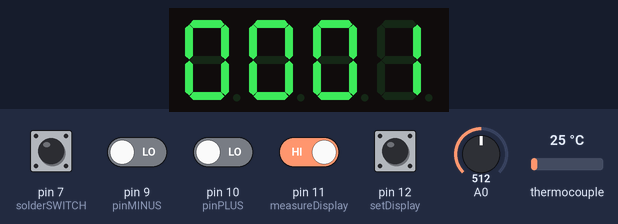
Simulated run of this sketch. Board: Arduino Uno, built with avr-gcc and run on an emulated ATmega328P. On the bench: 4-digit seven-segment display. The test bench sets the inputs (shaded band); at power-on: pin 11 (measureDisplay), pin 12 (setDisplay) HIGH, pin 7 (solderSWITCH), pin 9 (pinMINUS), pin 10 (pinPLUS) LOW, thermocouple 25 °C, A0 = 512.

Above: at 2.7 s.
2.8 s: pin 11 (measureDisplay) driven LOW
At 4.4 s:
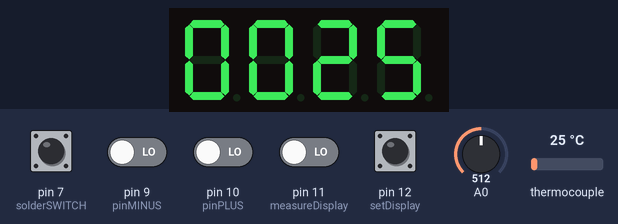
5.0 s: thermocouple set to 6 °C
At 6.6 s:
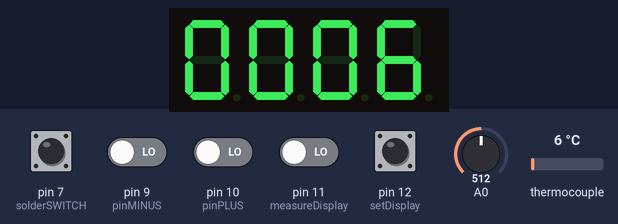
7.1 s: pin 12 (setDisplay) pulled LOW for 1.25 s
At 8.5 s:
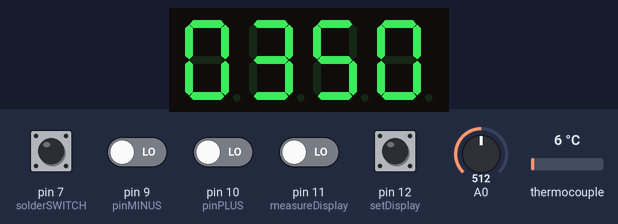
10.2 s: thermocouple set to 75 °C
At 11.4 s:
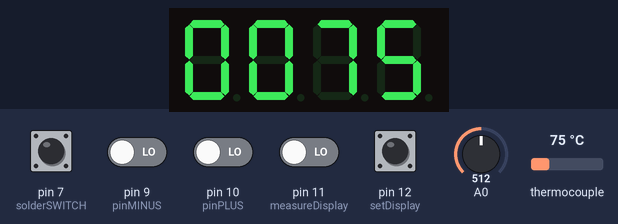
12.2 s: pin 11 (measureDisplay) driven HIGH
At 13.6 s:
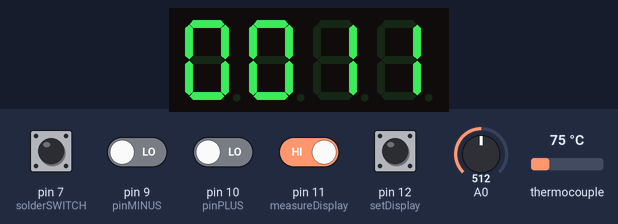
15.3 s: pin 7 (solderSWITCH) pulled HIGH for 1.25 s
At 17.7 s:
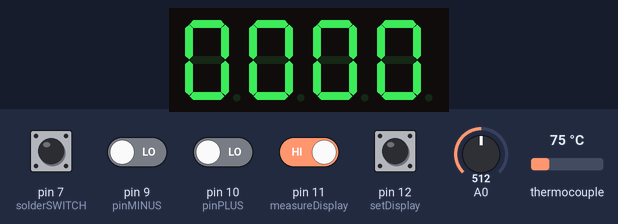
Timing chart, 0 to 19.2 s (numbered marks = the images above; inputs shaded):
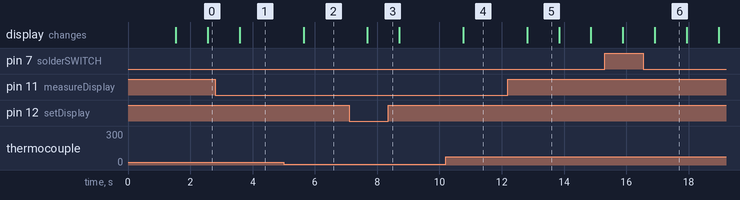

The sketch:

BaseSolder.ino
```cpp
#include <Arduino.h>
#include <TM1637.h>
#include "max6675.h"

#define CLK 2
#define DIO 3

int soPin = 4;// SO=Serial Out
int csPin = 5;// CS = chip select CS pin
int sckPin = 6;// SCK = Serial Clock pin

TM1637 tm(CLK, DIO);

MAX6675 robojax(sckPin, csPin, soPin);


void displayNumber(int num){
    tm.display(3, num % 10);
    tm.display(2, num / 10 % 10);
    tm.display(1, num / 100 % 10);
    tm.display(0, num / 1000 % 10);
}


void setup() {
  pinMode(7, INPUT);
  pinMode(8, OUTPUT);
  pinMode(11, INPUT);
  pinMode(12, INPUT);
  tm.init();
  tm.set(2);
  delay(1500);

  Serial.begin(9600);

}
int pinPLUS = 10;
int pinMINUS = 9;
int desireTemp;
int btnPlusPRESS;
int btnMinusPRESS;
int solderTemp;
int setDisplay = 12;
int measureDisplay = 11;
int switchPOS1; // digital input pin 11
int switchPOS2; //digital input pin 12
int numeroUno;
int powerUP = 8;
int solderSWITCH = 7;
int solderDOWN;
int solderSTATE;
int temperature;
bool solderSHUTDOWN = false;
unsigned long timerELAPSED;
unsigned long TimerDisplay = 0;
bool dont = false;
int temper;


void loop() {
  temper = robojax.readCelsius();
  btnPlusPRESS = digitalRead(pinPLUS);
  btnMinusPRESS = digitalRead(pinMINUS);
  switchPOS1 = digitalRead(measureDisplay);
  switchPOS2 = digitalRead(setDisplay);
  solderDOWN = digitalRead(solderSWITCH);
  int desireTemp = analogRead(A0);
  //delay(200);  delay the unstable voltage input

  /*if (btnPlusPRESS == LOW)
      {
        desireTemp++;
        //delay(400);
      }
  else if (btnMinusPRESS == LOW)
      {
        desireTemp--;
        //delay(400);
      }*/
  if (desireTemp > 350)
  {
    desireTemp = 350;
  }
  if (desireTemp < 100)
  {
    desireTemp = 100;
  }

      if (switchPOS1 == LOW)
      {
          numeroUno = temper;
      }
      if (switchPOS2 == LOW)
      {
          numeroUno = desireTemp;
      }
      if (switchPOS1 == HIGH && switchPOS2 == HIGH)
      {
           numeroUno = TimerDisplay;
      }

       displayNumber(numeroUno);


      if (solderDOWN == HIGH && TimerDisplay < 600)
      {
        TimerDisplay = 0;
      }
      if (solderDOWN == LOW && TimerDisplay < 600)
      {
        TimerDisplay++;
      }
      delay(1000);
      if (TimerDisplay == 600);
      {
        digitalWrite(powerUP, LOW);
        dont = true;
      }
      if (TimerDisplay<600)
      {
        dont = false;
      }
       if (temper == desireTemp || temper > desireTemp)
      {
          //power down the solder
          digitalWrite(powerUP, LOW);
      }
      if (temper < desireTemp && dont == false)
      {
        //power up the solder
        digitalWrite(powerUP, HIGH);
      }


}
```

Measured:
- after the input at 5.0 s, the display: changes after 0.64 s (image 2)
- after the input at 7.1 s, the display: changes after 0.59 s (image 3)
- after the input at 10.2 s, the display: changes after 0.56 s (image 4)
- after the input at 12.2 s, the display: changes after 0.61 s (image 5)
- what the display in image 5 shows lasts 1.0 s, from 12.8 s to 13.8 s
